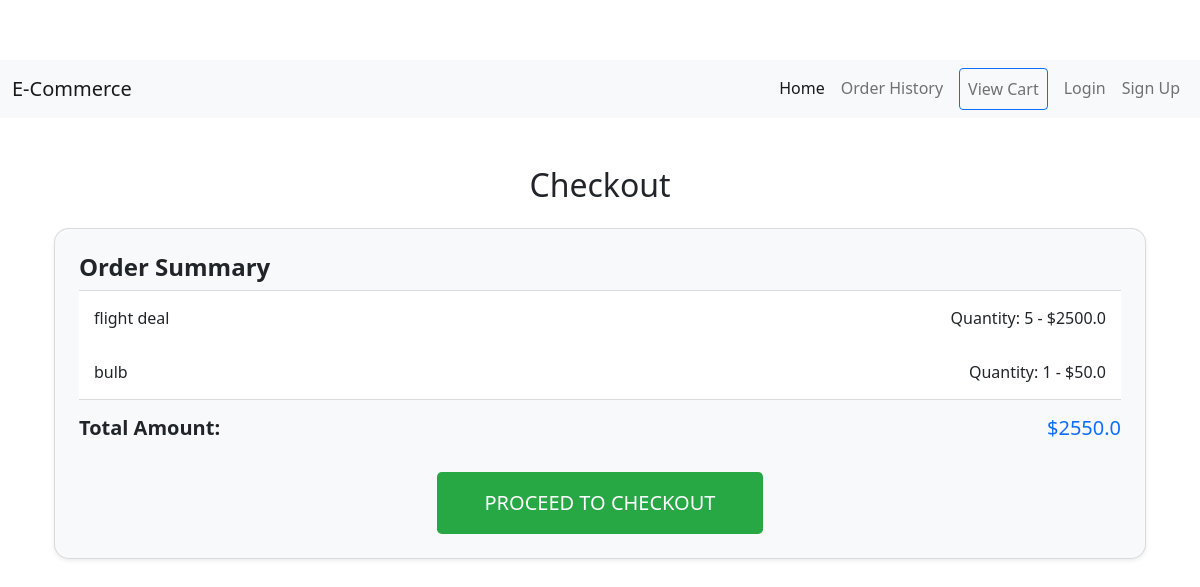
The page /create-checkout-session/25 on the database its author committed.
### model.py (models this page shows)
class OrderItem(db.Model):
    __tablename__ = 'order_items'
    id: Mapped[int] = mapped_column(Integer, primary_key=True)
    order_id: Mapped[int] = mapped_column(Integer, db.ForeignKey('orders.id'))
    product_id: Mapped[int] = mapped_column(Integer, db.ForeignKey('products.id'))
    quantity: Mapped[int] = mapped_column(Integer, nullable=False)
    price: Mapped[float] = mapped_column(Float, nullable=False)
    order = relationship('Order', back_populates='items')
    product = relationship('Product', back_populates='order_items')

class Product(db.Model):
    __tablename__ = 'products'
    id: Mapped[int] = mapped_column(Integer, primary_key=True)
    name: Mapped[str] = mapped_column(String(250), unique=True, nullable=False)
    stocks: Mapped[int] = mapped_column(Integer, nullable=False)
    description: Mapped[str] = mapped_column(String(300), nullable=False)
    detail: Mapped[str] = mapped_column(String(250), nullable=False)
    category_id: Mapped[int] = mapped_column(Integer, db.ForeignKey('categories.id'))
    price: Mapped[int] = mapped_column(Integer, nullable=False)
    image_url: Mapped[str] = mapped_column(String(250), nullable=True)
    category = relationship('Category', back_populates='products')
    order_items = relationship('OrderItem', back_populates='product')
    cart_items = relationship('CartItem', back_populates='product')

class Order(db.Model):
    __tablename__ = 'orders'
    id: Mapped[int] = mapped_column(Integer, primary_key=True)
    user_id: Mapped[int] = mapped_column(Integer, db.ForeignKey('users.id'))
    order_date: Mapped[datetime] = mapped_column(DateTime, default=datetime.utcnow)
    total_amount: Mapped[float] = mapped_column(Float, nullable=False)
    status: Mapped[str] = mapped_column(String, nullable='False')
    user = relationship('User', back_populates='orders')
    items = relationship('OrderItem', back_populates='order')
    payment = relationship('Payment', uselist=False, back_populates='order')

### main.py (the view)
@app.route('/create-checkout-session/<int:order_id>', methods=['GET', 'POST'])
def create_checkout(order_id):
    if request.method == 'POST':
        session_url = create_checkout_session(order_id)
        if session_url:
            print(f"Redirecting to: {session_url}")
            return redirect(session_url)
        else:
            flash("Checkout session creation failed.", "danger")
            return redirect(url_for('cart'))
    else:
        order = Order.query.get(order_id)
        if order:
            return render_template('checkout.html', order=order)
        else:
            flash("Order not found.", "danger")
            return redirect(url_for('cart'))

### templates/checkout.html (shortened to what this page needs)
{% extends "base.html" %}
{% block content %}
<div class="container mt-5">
    <h2 class="text-center mb-4">Checkout</h2>
    {% if order %}
    <div class="card shadow-sm p-4 mb-4">
        <h3 class="card-title">Order Summary</h3>
        <ul class="list-group list-group-flush">
            {% for item in order.items %}
            <li class="list-group-item d-flex justify-content-between">
                <span>{{ item.product.name }}</span>
                <span>Quantity: {{ item.quantity }} - ${{ item.price * item.quantity }}</span>
            </li>
            {% endfor %}
        </ul>
        <div class="d-flex justify-content-between mt-3">
            <h5><strong>Total Amount:</strong></h5>
            <h5 class="text-primary">${{ order.total_amount }}</h5>
        </div>
        <div class="d-flex justify-content-center mt-4">
            <form action="{{ url_for('create_checkout', order_id=order.id) }}" method="POST">
                <button type="submit" class="btn btn-success btn-lg px-5 py-3 w-100 w-md-auto transition-all">Proceed to Checkout</button>
            </form>
        </div>
    </div>
    {% else %}
    <div class="alert alert-danger" role="alert">
        Your order is invalid or not found. Please try again.
    </div>
    {% endif %}
</div>
{% endblock %}

### static/css/style.css (style rules this page uses)
body { padding-top: 60px; }
.container { margin-top: 80px; }

### templates/checkout.html (style rules this page uses)
.card { background-color: #f8f9fa; border-radius: 15px; box-shadow: 0px 4px 8px rgba(0, 0, 0, 0.1); }
.card-title { font-size: 1.5rem; font-weight: bold; }
.list-group-item { font-size: 1rem; border: none; padding: 15px; }
.list-group-item span { font-weight: 500; }
.text-primary { color: #007bff; }
.btn-success { background-color: #28a745; border: none; font-size: 1.25rem; text-transform: uppercase; }
.transition-all { transition: all 0.3s ease; }

### rows shown on the page
OrderItem: product.name "flight deal", quantity "5", item.price*item.quantity "2500.0"
OrderItem: product.name "bulb", quantity "1", item.price*item.quantity "50.0"
Order: total_amount "2550.0"
